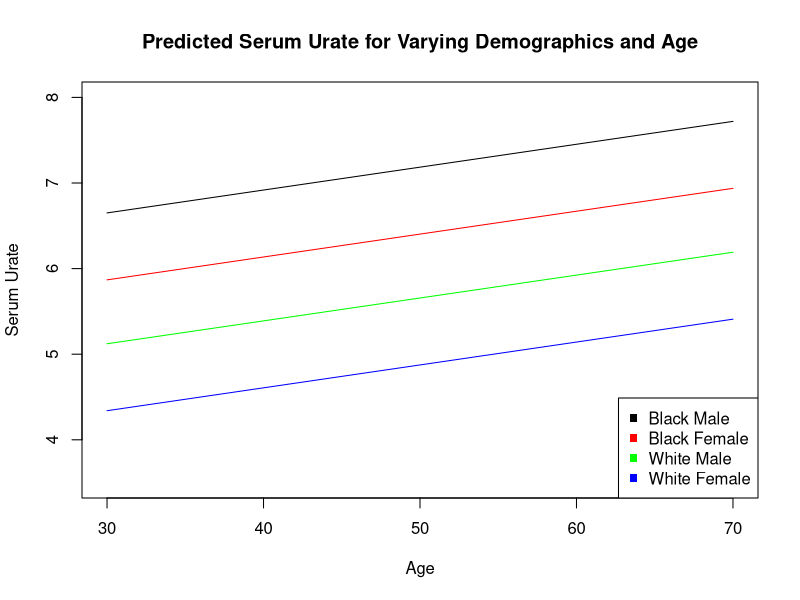

Reproduce this figure in R.
## ---- chunk 1
knitr::opts_chunk$set(echo = TRUE)
## ---- chunk 2

gout <- read.table("gout.txt")
colnames(gout) <- c("sex", "race", "age", "serum_urate", "gout")

gout$sex <- ifelse(gout$sex == "F", 1, 0)
gout$race <- ifelse(gout$race == "W", 1, 0)

model <- lm(serum_urate ~ sex + age + race, data = gout)

summary(model)

## ---- chunk 3

X <- model.matrix(~sex + age + race, data = gout)
Y <- gout$serum_urate

XY <- t(X) %*% Y
XtX <- t(X) %*% X

bhat <- solve(XtX, XY)

error <- Y - X %*% bhat

error_var <- sum(error^2/(nrow(gout)-2))

se <- sqrt(diag(solve(XtX))*error_var)

tstat <- bhat / se

pvalues <- 2 * pt(-abs(tstat), nrow(gout) - 1)

new_summary <- cbind(bhat, se, tstat, pvalues)

colnames(new_summary) <- c("Coef", "SE", "t-stat", "pvalue")

new_summary

## ---- chunk 4

age <- rep(seq(30, 70, length.out = 100), 4)
race <- rep(c(0, 1), each = 200)
sex <- rep(c(0, 1, 0, 1), each = 100)

pred_data <- data.frame(cbind(sex, age, race))

pred_data <- cbind(pred_data, predict(model, pred_data))

plot(pred_data[1:100,2], pred_data[1:100,4], type = "l", ylim = c(3.5,8), xlab = "Age",
     ylab = "Serum Urate", main = "Predicted Serum Urate for Varying Demographics and Age")
lines(pred_data[101:200,2], pred_data[101:200,4], col = "green")
lines(pred_data[201:300,2], pred_data[201:300,4], col = "red")
lines(pred_data[301:400,2], pred_data[301:400,4], col = "blue")
legend("bottomright", legend = c("Black Male", "Black Female", "White Male", "White Female"),
                                 col = c("black", "red", "green", "blue"),
                                 pch = 15)

